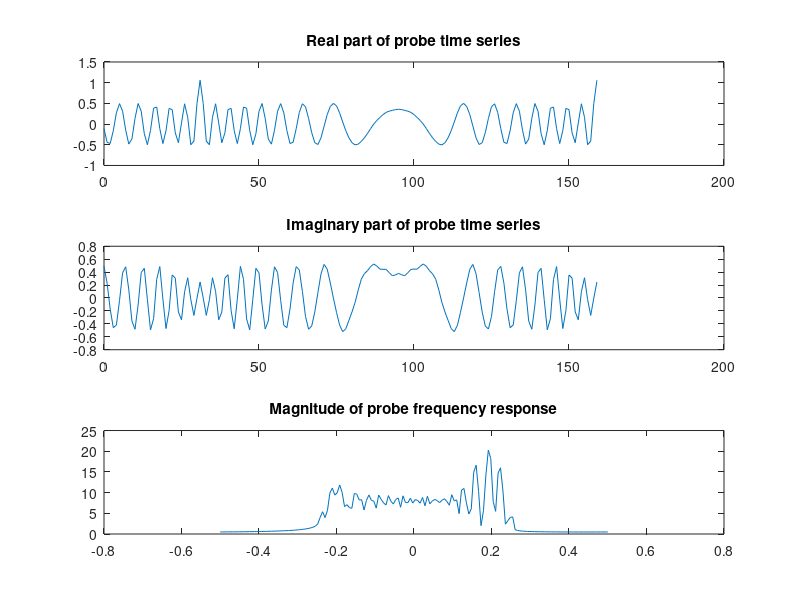
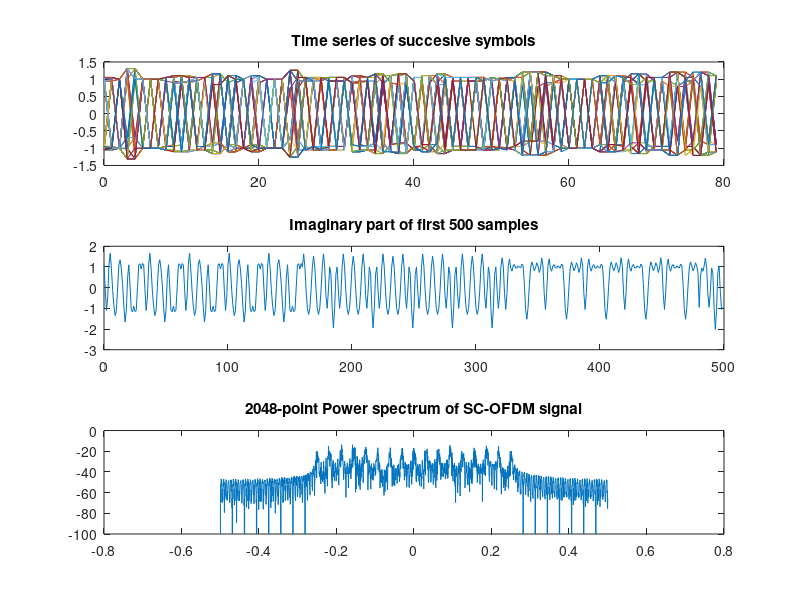

Source code (MATLAB) for these figures, in order:
clear
close all

% Task A

NN=63;     
rr=(0:NN).*(0:NN)/2;
prb0=exp(j*2*pi*rr/NN);
fprb0=fft(prb0);
fprb1=zeros(1,128);
fprb1(65+(-32:31))=fprb0;
fprb1(65-32)=fprb1(65-31);
fprb1(65+32)=fprb1(65+31);
prb1=ifft(fftshift(fprb1));
prb1a=[prb1(97:128) prb1];


% Plot real part of probe time series
N_win=length(prb1a);
subplot(3,1,1)
plot(0:N_win-1,real(prb1a))
title('Real part of probe time series')
% Plot imaginary part of probe time series
subplot(3,1,2)
plot(0:N_win-1,imag(prb1a))
title('Imaginary part of probe time series')
% Plot magnitude of the probe's frequency response
subplot(3,1,3)
plot(linspace(-0.5,0.5,N_win),fftshift(abs(fft(prb1a))))
title('Magnitude of probe frequency response')

% Task B

% Pass probe through channel
cc=[1 0 0 0 0.2*j 0 0 0 0 0 0 0.1];
xprb=filter(cc,1,prb1a);
xprb=xprb+0.01*(randn(1,160)+j*randn(1,160));

% Plot FFT of long preamble
figure
subplot(2,1,1)
plot(linspace(-0.5,0.5,128),fftshift((abs(fft(prb1a(33:160))))),'r')
hold on
% Plot Channel response of preamble
plot(linspace(-0.5,0.5,128),fftshift((abs(fft(xprb(33:160))))),'b')
hold on
% Plot frequency response of channel
plot(linspace(-0.5,0.5,128),fftshift((abs(fft(cc,128)))),'g')
legend('Probe preamble','Preamble through channel','Channel')
title('Frequency responses')

% Estimate channel
cc_hat=xprb./prb1a;
% Plot estimated channel response and actual channel
subplot(2,1,2)
plot(linspace(-0.5,0.5,128),fftshift((abs(fft(cc_hat,128)))))
hold on
plot(linspace(-0.5,0.5,128),fftshift((abs(fft(cc,128)))))
title('Frequency responses of channel and estimated channel')
legend('Estimated channel','Channel')

% Task c
N=50;
x=[];

for n=1:N
    cp0=(floor(2*rand(1,16))-0.5)/0.5+j*(floor(2*rand(1,16))-0.5)/0.5;
    cp0=reshape([cp0 cp0 cp0 cp0],1,64); 
    fcp0=fft(cp0);

    fcp1=zeros(1,128);
    fcp1(65+(-32:31))=fcp0;
    fcp1(65-32)=sqrt(0.5)*fcp1(65-32);
    fcp1(65+32)=fcp1(65-32);

    cp1=2*ifft(fftshift(fcp1));
    cp1a=[cp1(97:128) cp1];
    x=[x cp1a];
end

% Plot real part of first 500 samples
subplot(3,1,1)
plot(0:499,real(x(1:500)))
title('Real part of first 500 samples')
% Plot imaginary part of first 500 samples
subplot(3,1,2)
plot(0:499,imag(x(1:500)))
title('Imaginary part of first 500 samples')
% Plot 2048-point power spectrum
ww=kaiser(2048)';
ww=ww/sum(ww);
subplot(3,1,3)
plot(linspace(-0.5,0.5,2048),fftshift(20*log10(abs(fft(x(1:2048)).*ww))));
ylim([-100 0])
title('2048-point Power spectrum of SC-OFDM signal')

% Task D
% Plot real part of successive symbols
subplot(3,1,1)
plot(0:79,reshape(real(x(1:2:end)),50,80))
title('Time series of succesive symbols')

% Pass signal through demodulator chain

for n=1:160:N*160
    x1=x((n+32):(n+160-1)); %remove cyclic prefix
    
end







